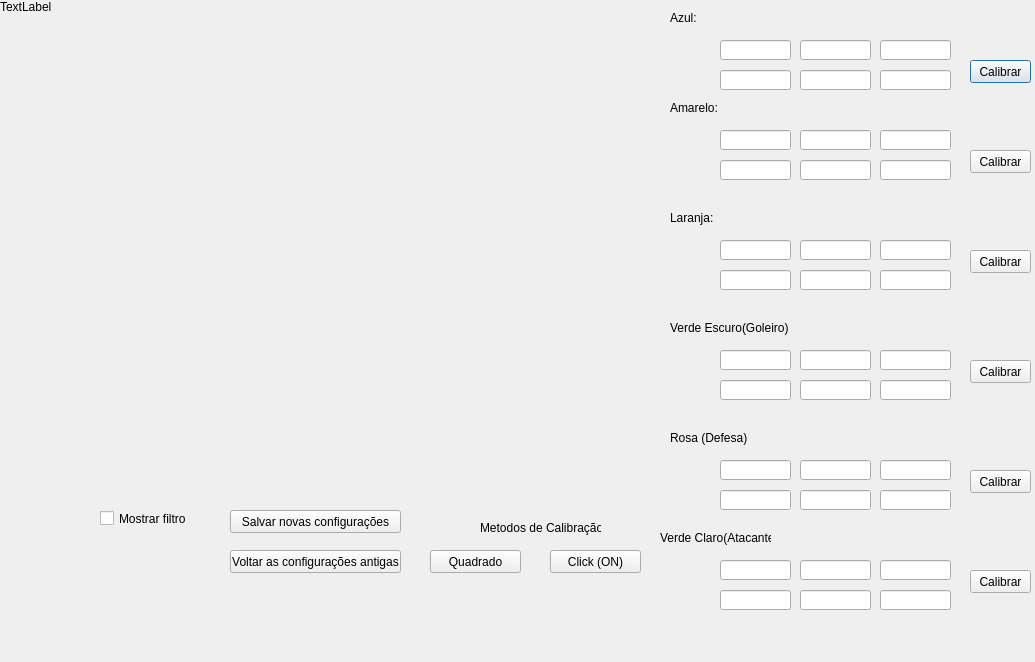
<?xml version="1.0" encoding="UTF-8"?>
<ui version="4.0">
 <class>ColorManagement</class>
 <widget class="QDialog" name="ColorManagement">
  <property name="geometry">
   <rect>
    <x>0</x>
    <y>0</y>
    <width>1035</width>
    <height>662</height>
   </rect>
  </property>
  <property name="windowTitle">
   <string>Dialog</string>
  </property>
  <widget class="QLabel" name="label">
   <property name="geometry">
    <rect>
     <x>0</x>
     <y>0</y>
     <width>640</width>
     <height>480</height>
    </rect>
   </property>
   <property name="text">
    <string>TextLabel</string>
   </property>
   <property name="alignment">
    <set>Qt::AlignLeading|Qt::AlignLeft|Qt::AlignTop</set>
   </property>
  </widget>
  <widget class="QLineEdit" name="corAzulLowerH">
   <property name="geometry">
    <rect>
     <x>720</x>
     <y>40</y>
     <width>71</width>
     <height>20</height>
    </rect>
   </property>
   <property name="toolTipDuration">
    <number>1</number>
   </property>
  </widget>
  <widget class="QLineEdit" name="corAzulLowerS">
   <property name="geometry">
    <rect>
     <x>800</x>
     <y>40</y>
     <width>71</width>
     <height>20</height>
    </rect>
   </property>
  </widget>
  <widget class="QLineEdit" name="corAzulLowerV">
   <property name="geometry">
    <rect>
     <x>880</x>
     <y>40</y>
     <width>71</width>
     <height>20</height>
    </rect>
   </property>
  </widget>
  <widget class="QLineEdit" name="corAzulUpperH">
   <property name="geometry">
    <rect>
     <x>720</x>
     <y>70</y>
     <width>71</width>
     <height>20</height>
    </rect>
   </property>
  </widget>
  <widget class="QLineEdit" name="corAzulUpperS">
   <property name="geometry">
    <rect>
     <x>800</x>
     <y>70</y>
     <width>71</width>
     <height>20</height>
    </rect>
   </property>
  </widget>
  <widget class="QLineEdit" name="corAzulUpperV">
   <property name="geometry">
    <rect>
     <x>880</x>
     <y>70</y>
     <width>71</width>
     <height>20</height>
    </rect>
   </property>
  </widget>
  <widget class="QLabel" name="corAzulLabel">
   <property name="geometry">
    <rect>
     <x>670</x>
     <y>10</y>
     <width>81</width>
     <height>16</height>
    </rect>
   </property>
   <property name="text">
    <string>Azul:</string>
   </property>
  </widget>
  <widget class="QLineEdit" name="corLaranjaUpperV">
   <property name="geometry">
    <rect>
     <x>880</x>
     <y>270</y>
     <width>71</width>
     <height>20</height>
    </rect>
   </property>
   <property name="text">
    <string/>
   </property>
  </widget>
  <widget class="QLabel" name="corLaranjaLabel">
   <property name="geometry">
    <rect>
     <x>670</x>
     <y>210</y>
     <width>81</width>
     <height>16</height>
    </rect>
   </property>
   <property name="text">
    <string>Laranja:</string>
   </property>
  </widget>
  <widget class="QLineEdit" name="corLaranjaUpperH">
   <property name="geometry">
    <rect>
     <x>720</x>
     <y>270</y>
     <width>71</width>
     <height>20</height>
    </rect>
   </property>
   <property name="text">
    <string/>
   </property>
  </widget>
  <widget class="QLineEdit" name="corLaranjaLowerV">
   <property name="geometry">
    <rect>
     <x>880</x>
     <y>240</y>
     <width>71</width>
     <height>20</height>
    </rect>
   </property>
   <property name="text">
    <string/>
   </property>
  </widget>
  <widget class="QLineEdit" name="corLaranjaLowerS">
   <property name="geometry">
    <rect>
     <x>800</x>
     <y>240</y>
     <width>71</width>
     <height>20</height>
    </rect>
   </property>
   <property name="text">
    <string/>
   </property>
  </widget>
  <widget class="QLineEdit" name="corLaranjaLowerH">
   <property name="geometry">
    <rect>
     <x>720</x>
     <y>240</y>
     <width>71</width>
     <height>20</height>
    </rect>
   </property>
   <property name="text">
    <string/>
   </property>
  </widget>
  <widget class="QLineEdit" name="corLaranjaUpperS">
   <property name="geometry">
    <rect>
     <x>800</x>
     <y>270</y>
     <width>71</width>
     <height>20</height>
    </rect>
   </property>
   <property name="text">
    <string/>
   </property>
  </widget>
  <widget class="QPushButton" name="pushButtonAzul">
   <property name="geometry">
    <rect>
     <x>970</x>
     <y>60</y>
     <width>61</width>
     <height>23</height>
    </rect>
   </property>
   <property name="text">
    <string>Calibrar</string>
   </property>
  </widget>
  <widget class="QPushButton" name="pushButtonLaranja">
   <property name="geometry">
    <rect>
     <x>970</x>
     <y>250</y>
     <width>61</width>
     <height>23</height>
    </rect>
   </property>
   <property name="text">
    <string>Calibrar</string>
   </property>
  </widget>
  <widget class="QLineEdit" name="cor1UpperV">
   <property name="geometry">
    <rect>
     <x>880</x>
     <y>380</y>
     <width>71</width>
     <height>20</height>
    </rect>
   </property>
   <property name="text">
    <string/>
   </property>
  </widget>
  <widget class="QLineEdit" name="cor1LowerS">
   <property name="geometry">
    <rect>
     <x>800</x>
     <y>350</y>
     <width>71</width>
     <height>20</height>
    </rect>
   </property>
   <property name="text">
    <string/>
   </property>
  </widget>
  <widget class="QLineEdit" name="cor1LowerH">
   <property name="geometry">
    <rect>
     <x>720</x>
     <y>350</y>
     <width>71</width>
     <height>20</height>
    </rect>
   </property>
   <property name="text">
    <string/>
   </property>
  </widget>
  <widget class="QPushButton" name="pushButtonCor1">
   <property name="geometry">
    <rect>
     <x>970</x>
     <y>360</y>
     <width>61</width>
     <height>23</height>
    </rect>
   </property>
   <property name="text">
    <string>Calibrar</string>
   </property>
  </widget>
  <widget class="QLineEdit" name="cor1UpperH">
   <property name="geometry">
    <rect>
     <x>720</x>
     <y>380</y>
     <width>71</width>
     <height>20</height>
    </rect>
   </property>
   <property name="text">
    <string/>
   </property>
  </widget>
  <widget class="QLabel" name="cor1Label">
   <property name="geometry">
    <rect>
     <x>670</x>
     <y>320</y>
     <width>131</width>
     <height>16</height>
    </rect>
   </property>
   <property name="text">
    <string>Verde Escuro(Goleiro)</string>
   </property>
  </widget>
  <widget class="QLineEdit" name="cor1LowerV">
   <property name="geometry">
    <rect>
     <x>880</x>
     <y>350</y>
     <width>71</width>
     <height>20</height>
    </rect>
   </property>
   <property name="text">
    <string/>
   </property>
  </widget>
  <widget class="QLineEdit" name="cor1UpperS">
   <property name="geometry">
    <rect>
     <x>800</x>
     <y>380</y>
     <width>71</width>
     <height>20</height>
    </rect>
   </property>
   <property name="text">
    <string/>
   </property>
  </widget>
  <widget class="QLineEdit" name="cor2LowerV">
   <property name="geometry">
    <rect>
     <x>880</x>
     <y>460</y>
     <width>71</width>
     <height>20</height>
    </rect>
   </property>
   <property name="text">
    <string/>
   </property>
  </widget>
  <widget class="QLineEdit" name="cor2UpperV">
   <property name="geometry">
    <rect>
     <x>880</x>
     <y>490</y>
     <width>71</width>
     <height>20</height>
    </rect>
   </property>
   <property name="text">
    <string/>
   </property>
  </widget>
  <widget class="QLineEdit" name="cor2UpperH">
   <property name="geometry">
    <rect>
     <x>720</x>
     <y>490</y>
     <width>71</width>
     <height>20</height>
    </rect>
   </property>
   <property name="text">
    <string/>
   </property>
  </widget>
  <widget class="QLineEdit" name="cor2LowerS">
   <property name="geometry">
    <rect>
     <x>800</x>
     <y>460</y>
     <width>71</width>
     <height>20</height>
    </rect>
   </property>
   <property name="text">
    <string/>
   </property>
  </widget>
  <widget class="QPushButton" name="pushButtonCor2">
   <property name="geometry">
    <rect>
     <x>970</x>
     <y>470</y>
     <width>61</width>
     <height>23</height>
    </rect>
   </property>
   <property name="text">
    <string>Calibrar</string>
   </property>
  </widget>
  <widget class="QLineEdit" name="cor2LowerH">
   <property name="geometry">
    <rect>
     <x>720</x>
     <y>460</y>
     <width>71</width>
     <height>20</height>
    </rect>
   </property>
   <property name="text">
    <string/>
   </property>
  </widget>
  <widget class="QLineEdit" name="cor2UpperS">
   <property name="geometry">
    <rect>
     <x>800</x>
     <y>490</y>
     <width>71</width>
     <height>20</height>
    </rect>
   </property>
   <property name="text">
    <string/>
   </property>
  </widget>
  <widget class="QLabel" name="cor2Label">
   <property name="geometry">
    <rect>
     <x>670</x>
     <y>430</y>
     <width>81</width>
     <height>16</height>
    </rect>
   </property>
   <property name="text">
    <string>Rosa (Defesa)</string>
   </property>
  </widget>
  <widget class="QLineEdit" name="cor3LowerV">
   <property name="geometry">
    <rect>
     <x>880</x>
     <y>560</y>
     <width>71</width>
     <height>20</height>
    </rect>
   </property>
   <property name="text">
    <string/>
   </property>
  </widget>
  <widget class="QLabel" name="cor3Label">
   <property name="geometry">
    <rect>
     <x>660</x>
     <y>530</y>
     <width>111</width>
     <height>16</height>
    </rect>
   </property>
   <property name="text">
    <string>Verde Claro(Atacante)</string>
   </property>
  </widget>
  <widget class="QLineEdit" name="cor3UpperV">
   <property name="geometry">
    <rect>
     <x>880</x>
     <y>590</y>
     <width>71</width>
     <height>20</height>
    </rect>
   </property>
   <property name="text">
    <string/>
   </property>
  </widget>
  <widget class="QLineEdit" name="cor3UpperS">
   <property name="geometry">
    <rect>
     <x>800</x>
     <y>590</y>
     <width>71</width>
     <height>20</height>
    </rect>
   </property>
   <property name="text">
    <string/>
   </property>
  </widget>
  <widget class="QLineEdit" name="cor3UpperH">
   <property name="geometry">
    <rect>
     <x>720</x>
     <y>590</y>
     <width>71</width>
     <height>20</height>
    </rect>
   </property>
   <property name="text">
    <string/>
   </property>
  </widget>
  <widget class="QLineEdit" name="cor3LowerS">
   <property name="geometry">
    <rect>
     <x>800</x>
     <y>560</y>
     <width>71</width>
     <height>20</height>
    </rect>
   </property>
   <property name="text">
    <string/>
   </property>
  </widget>
  <widget class="QLineEdit" name="cor3LowerH">
   <property name="geometry">
    <rect>
     <x>720</x>
     <y>560</y>
     <width>71</width>
     <height>20</height>
    </rect>
   </property>
   <property name="text">
    <string/>
   </property>
  </widget>
  <widget class="QPushButton" name="pushButtonCor3">
   <property name="geometry">
    <rect>
     <x>970</x>
     <y>570</y>
     <width>61</width>
     <height>23</height>
    </rect>
   </property>
   <property name="text">
    <string>Calibrar</string>
   </property>
  </widget>
  <widget class="QLineEdit" name="corAmareloLowerV">
   <property name="geometry">
    <rect>
     <x>880</x>
     <y>130</y>
     <width>71</width>
     <height>20</height>
    </rect>
   </property>
  </widget>
  <widget class="QLineEdit" name="corAmareloUpperV">
   <property name="geometry">
    <rect>
     <x>880</x>
     <y>160</y>
     <width>71</width>
     <height>20</height>
    </rect>
   </property>
  </widget>
  <widget class="QLineEdit" name="corAmareloUpperS">
   <property name="geometry">
    <rect>
     <x>800</x>
     <y>160</y>
     <width>71</width>
     <height>20</height>
    </rect>
   </property>
  </widget>
  <widget class="QLineEdit" name="corAmareloUpperH">
   <property name="geometry">
    <rect>
     <x>720</x>
     <y>160</y>
     <width>71</width>
     <height>20</height>
    </rect>
   </property>
  </widget>
  <widget class="QLineEdit" name="corAmareloLowerS">
   <property name="geometry">
    <rect>
     <x>800</x>
     <y>130</y>
     <width>71</width>
     <height>20</height>
    </rect>
   </property>
  </widget>
  <widget class="QLineEdit" name="corAmareloLowerH">
   <property name="geometry">
    <rect>
     <x>720</x>
     <y>130</y>
     <width>71</width>
     <height>20</height>
    </rect>
   </property>
  </widget>
  <widget class="QPushButton" name="pushButtonAmarelo">
   <property name="geometry">
    <rect>
     <x>970</x>
     <y>150</y>
     <width>61</width>
     <height>23</height>
    </rect>
   </property>
   <property name="text">
    <string>Calibrar</string>
   </property>
  </widget>
  <widget class="QLabel" name="corAmareloLabel">
   <property name="geometry">
    <rect>
     <x>670</x>
     <y>100</y>
     <width>81</width>
     <height>16</height>
    </rect>
   </property>
   <property name="text">
    <string>Amarelo:</string>
   </property>
  </widget>
  <widget class="QCheckBox" name="mostrarFiltroCheckBox">
   <property name="geometry">
    <rect>
     <x>100</x>
     <y>510</y>
     <width>111</width>
     <height>17</height>
    </rect>
   </property>
   <property name="text">
    <string>Mostrar filtro</string>
   </property>
  </widget>
  <widget class="QPushButton" name="salvar">
   <property name="geometry">
    <rect>
     <x>230</x>
     <y>510</y>
     <width>171</width>
     <height>23</height>
    </rect>
   </property>
   <property name="text">
    <string>Salvar novas configurações</string>
   </property>
  </widget>
  <widget class="QPushButton" name="reset">
   <property name="geometry">
    <rect>
     <x>230</x>
     <y>550</y>
     <width>171</width>
     <height>23</height>
    </rect>
   </property>
   <property name="text">
    <string>Voltar as configurações antigas</string>
   </property>
  </widget>
  <widget class="QPushButton" name="Quadrado">
   <property name="geometry">
    <rect>
     <x>430</x>
     <y>550</y>
     <width>91</width>
     <height>23</height>
    </rect>
   </property>
   <property name="text">
    <string>Quadrado</string>
   </property>
  </widget>
  <widget class="QPushButton" name="Click">
   <property name="geometry">
    <rect>
     <x>550</x>
     <y>550</y>
     <width>91</width>
     <height>23</height>
    </rect>
   </property>
   <property name="text">
    <string>Click (ON)</string>
   </property>
  </widget>
  <widget class="QLabel" name="label_2">
   <property name="geometry">
    <rect>
     <x>480</x>
     <y>520</y>
     <width>121</width>
     <height>16</height>
    </rect>
   </property>
   <property name="text">
    <string>Metodos de Calibração</string>
   </property>
  </widget>
  <zorder>label</zorder>
  <zorder>corAzulLowerS</zorder>
  <zorder>corAzulLowerV</zorder>
  <zorder>corAzulUpperH</zorder>
  <zorder>corAzulUpperS</zorder>
  <zorder>corAzulUpperV</zorder>
  <zorder>corAzulLabel</zorder>
  <zorder>corLaranjaUpperV</zorder>
  <zorder>corLaranjaLabel</zorder>
  <zorder>corLaranjaUpperH</zorder>
  <zorder>corLaranjaLowerV</zorder>
  <zorder>corLaranjaLowerS</zorder>
  <zorder>corLaranjaLowerH</zorder>
  <zorder>corLaranjaUpperS</zorder>
  <zorder>pushButtonAzul</zorder>
  <zorder>pushButtonLaranja</zorder>
  <zorder>cor1UpperV</zorder>
  <zorder>cor1LowerS</zorder>
  <zorder>cor1LowerH</zorder>
  <zorder>pushButtonCor1</zorder>
  <zorder>cor1UpperH</zorder>
  <zorder>cor1Label</zorder>
  <zorder>cor1LowerV</zorder>
  <zorder>cor1UpperS</zorder>
  <zorder>cor2LowerV</zorder>
  <zorder>cor2UpperV</zorder>
  <zorder>cor2UpperH</zorder>
  <zorder>cor2LowerS</zorder>
  <zorder>pushButtonCor2</zorder>
  <zorder>cor2LowerH</zorder>
  <zorder>cor2UpperS</zorder>
  <zorder>cor2Label</zorder>
  <zorder>cor3LowerV</zorder>
  <zorder>cor3Label</zorder>
  <zorder>cor3UpperV</zorder>
  <zorder>cor3UpperS</zorder>
  <zorder>cor3UpperH</zorder>
  <zorder>cor3LowerS</zorder>
  <zorder>cor3LowerH</zorder>
  <zorder>pushButtonCor3</zorder>
  <zorder>corAmareloLowerV</zorder>
  <zorder>corAmareloUpperV</zorder>
  <zorder>corAmareloUpperS</zorder>
  <zorder>corAmareloUpperH</zorder>
  <zorder>corAmareloLowerS</zorder>
  <zorder>corAmareloLowerH</zorder>
  <zorder>pushButtonAmarelo</zorder>
  <zorder>corAmareloLabel</zorder>
  <zorder>mostrarFiltroCheckBox</zorder>
  <zorder>salvar</zorder>
  <zorder>reset</zorder>
  <zorder>Quadrado</zorder>
  <zorder>Click</zorder>
  <zorder>label_2</zorder>
  <zorder>corAzulLowerH</zorder>
 </widget>
 <resources/>
 <connections/>
</ui>
